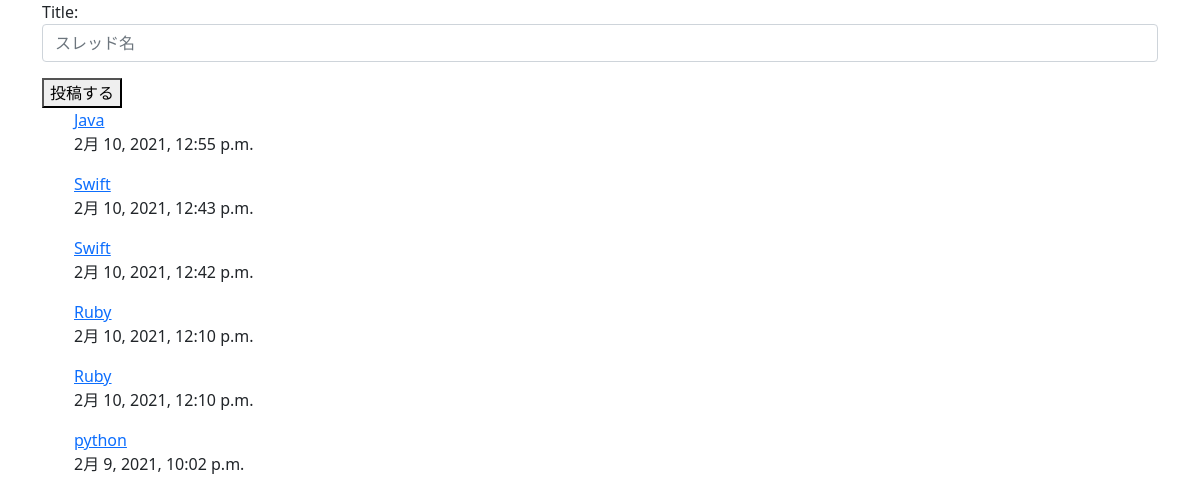
The page / on the database its author committed.
### Board_App/models.py (models this page shows, shortened)
class Post(models.Model):
    title = models.CharField(max_length=50)
    created_at = models.DateTimeField(default=timezone.now)
    class Meta:
        ordering = ['-created_at']

### Board_App/views.py (the view, shortened to what this page needs)
# urls.py: path('', PostFormView.as_view(), name='post_list'),
class PostFormView(ListView, ModelFormMixin):
    model = Post
    template_name = 'Board_App/post_list.html'
    form_class = PostForm
    success_url = reverse_lazy('Board_App:post_list')
    def get(self, request, *args, **kwargs):
        self.object = None
        return super().get(request, *args, **kwargs)

### Board_App/forms.py
class PostForm(ModelForm):
    def __init__(self, *args, **kwargs):
        super(PostForm, self).__init__(*args, **kwargs)
    class Meta:
        model = Post
        fields = ('title',)
        widgets = {
            'title': TextInput(attrs={
                'class': 'form-control',
                'placeholder': 'スレッド名',
            }),
        }
        labels = {
            'author': 'スレッド名',
        }

### Board_App/templates/Board_App/post_list.html
{% extends 'base.html' %}
{% block content %}
    <div class="container">
    <div class="row">
    <form method="post">{% csrf_token %}
    {{ form.as_p }}
    <button type="submit">投稿する</button>
    </form>
    </div>
    {% for post in post_list %}
    <ul>
        <a href="{% url 'Board_App:post_comment' post.pk %}">{{ post.title }}</a><p>{{ post.created_at }}</p>
    </ul>
    {% endfor %}
    </div>
{% endblock content %}

### Board_App/templates/base.html (shortened to what this page needs)
<!doctype html>
<html lang="en">
  <head>
    <link href="https://cdn.jsdelivr.net/npm/bootstrap@5.0.0-beta1/dist/css/bootstrap.min.css" rel="stylesheet">
  </head>
  <body>
    {% block content %}
    {% endblock content %}
  </body>
</html>

### rows shown on the page
Post: title "Java", created_at "2月 10, 2021, 12:55 p.m."
Post: title "Swift", created_at "2月 10, 2021, 12:43 p.m."
Post: title "Swift", created_at "2月 10, 2021, 12:42 p.m."
Post: title "Ruby", created_at "2月 10, 2021, 12:10 p.m."
Post: title "Ruby", created_at "2月 10, 2021, 12:10 p.m."
Post: title "python", created_at "2月 9, 2021, 10:02 p.m."
